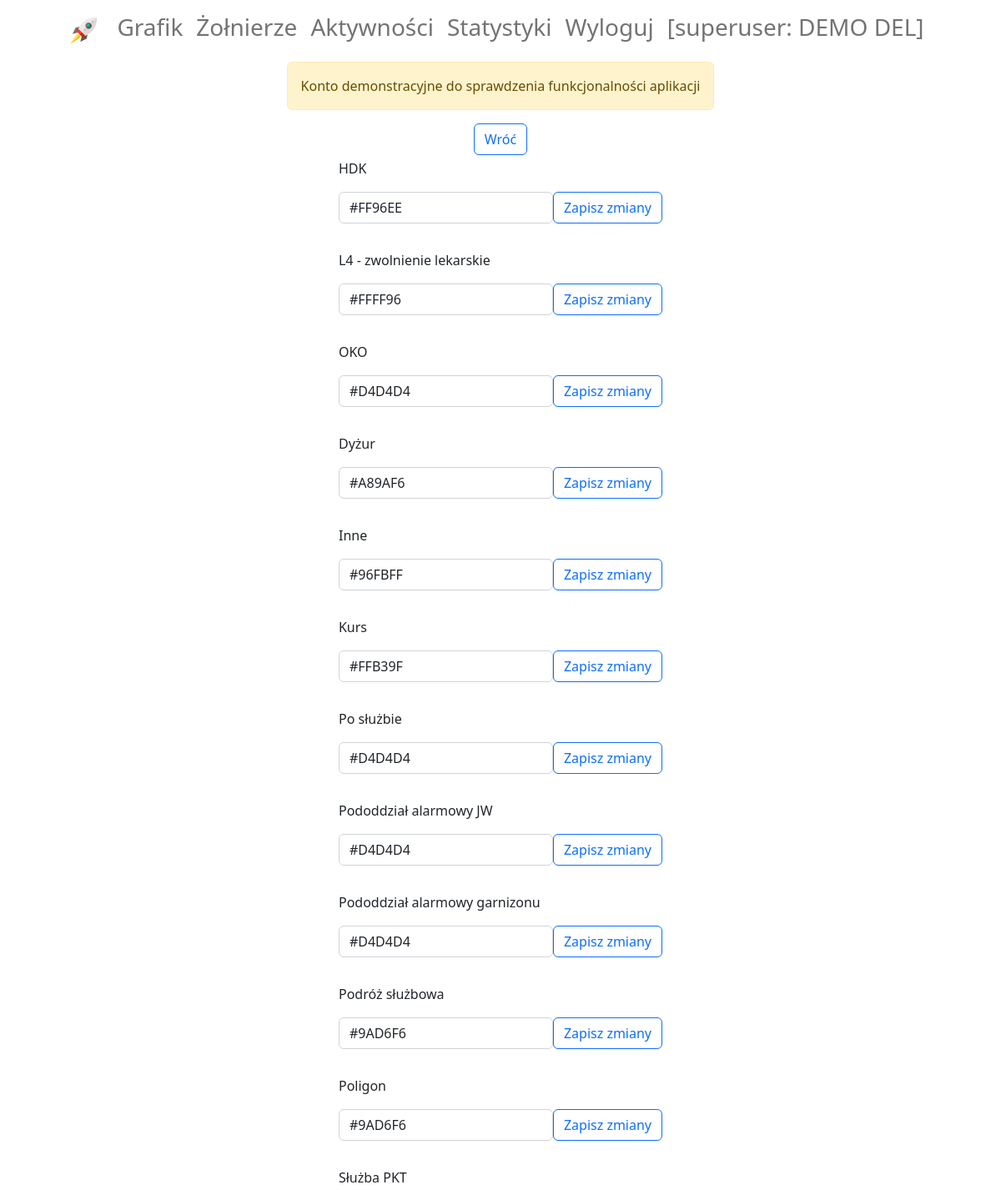
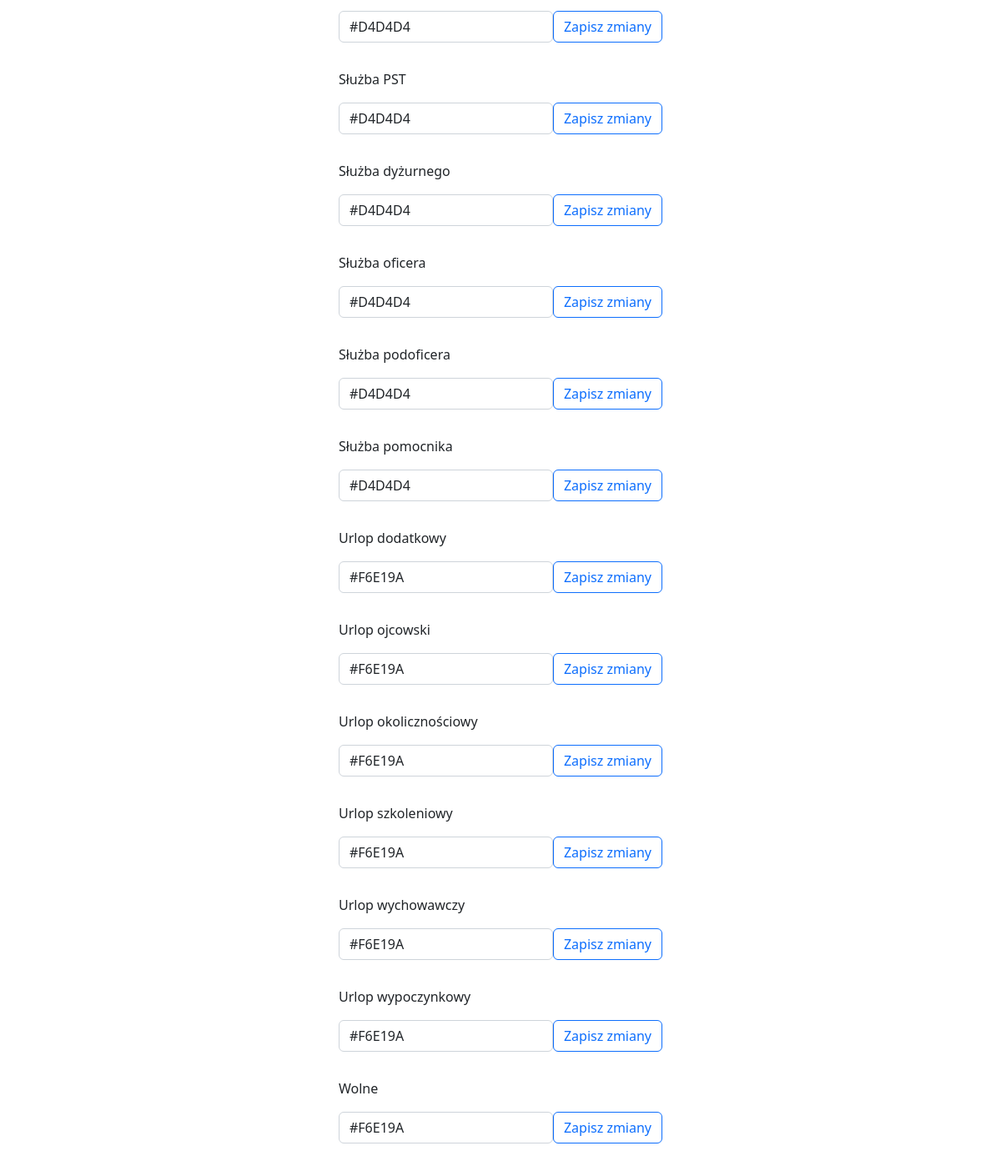
Page /activity-colors/edit/ (signed in) on the committed database (2 pictures, top to bottom).
### activity_colors/models.py (models this page shows, shortened)
class ActivityColor(models.Model):
    activity_name = models.CharField(max_length=30, verbose_name='aktywność')
    color_hex = ColorField(default='#FF0000', verbose_name='kolor')
    subdivision = models.ForeignKey(Subdivision, on_delete=models.SET_NULL, null=True, blank=True,
                                    verbose_name='pododdział')
    demo = models.BooleanField(default=False)

### activity_colors/views.py (the view, shortened to what this page needs)
# urls.py: path('edit/', ActivityColorsUpdate.as_view(), name='activity-colors-update')
class ActivityColorsUpdate(LoginRequiredMixin, View):
    def get(self, request, *args, **kwargs):
        colors = ActivityColor.objects.filter(subdivision=request.user.subdivision)
        forms = [{'instance': ActivityColorModelForm(instance=x), 'name': x.activity_name} for x in colors]
        context = {
            'forms': sorted(forms, key=lambda x: x['name'])
        }
        return render(request, template_name='diagram/activity_color_update.html', context=context)

### diagram/templates/diagram/activity_color_update.html (shortened to what this page needs)
{% extends 'account/base.html' %}
{% load crispy_forms_filters %}
{% block content %}
    <div class="d-flex flex-column align-items-center">
        <a class="mb-1" href="{% url 'show-diagram' %}">
            <button class="btn btn-outline-primary">Wróć</button>
        </a>
        {% for form in forms %}
            <form id="{{ form.name }}" class="mb-3" method="post">
                <div>
                    {{ form.name|capfirst }}
                </div>
                <div class="d-flex flex-row align-items-center">
                    <div class="mt-3">
                        {{ form.instance.color_hex|as_crispy_field }}
                    </div>
                    <button class="btn btn-outline-primary" type="submit"
                            onclick="this.disabled=true; this.form.submit();">
                        Zapisz zmiany
                    </button>
                </div>
            </form>
        {% endfor %}
    </div>
{% endblock %}

### rows in the picture
ActivityColor: name "HDK", color_hex "#FF96EE"
ActivityColor: name "L4 - zwolnienie lekarskie", color_hex "#FFFF96"
ActivityColor: name "OKO", color_hex "#D4D4D4"
ActivityColor: name "Dyżur", color_hex "#A89AF6"
ActivityColor: name "Inne", color_hex "#96FBFF"
ActivityColor: name "Kurs", color_hex "#FFB39F"
ActivityColor: name "Po służbie", color_hex "#D4D4D4"
ActivityColor: name "Pododdział alarmowy JW", color_hex "#D4D4D4"
ActivityColor: name "Pododdział alarmowy garnizonu", color_hex "#D4D4D4"
ActivityColor: name "Podróż służbowa", color_hex "#9AD6F6"
ActivityColor: name "Poligon", color_hex "#9AD6F6"
ActivityColor: name "Służba PKT", color_hex "#D4D4D4"
ActivityColor: name "Służba PST", color_hex "#D4D4D4"
ActivityColor: name "Służba dyżurnego", color_hex "#D4D4D4"
ActivityColor: name "Służba oficera", color_hex "#D4D4D4"
ActivityColor: name "Służba podoficera", color_hex "#D4D4D4"
ActivityColor: name "Służba pomocnika", color_hex "#D4D4D4"
ActivityColor: name "Urlop dodatkowy", color_hex "#F6E19A"
ActivityColor: name "Urlop ojcowski", color_hex "#F6E19A"
ActivityColor: name "Urlop okolicznościowy", color_hex "#F6E19A"
ActivityColor: name "Urlop szkoleniowy", color_hex "#F6E19A"
ActivityColor: name "Urlop wychowawczy", color_hex "#F6E19A"
ActivityColor: name "Urlop wypoczynkowy", color_hex "#F6E19A"
ActivityColor: name "Wolne", color_hex "#F6E19A"
